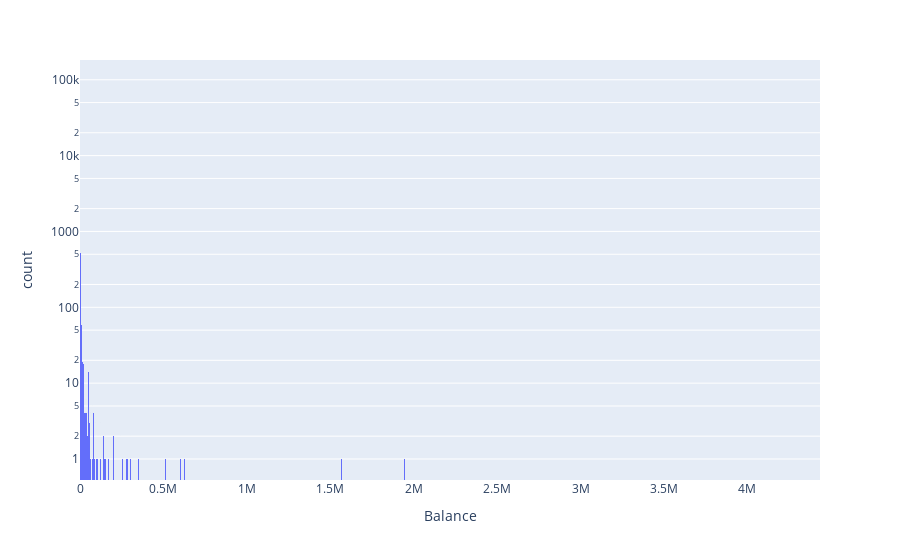

Notebook code for this chart:
### Markdown cell above
More detailed histogram for those who need more precise numbers. Chart is interactive, so you can zoom in and out

### Code cell
import plotly.express as px

# Remove BSC: Token Hub (78% of tokens)
df = df.loc[df["Balance"] < 10000000]

fig = px.histogram(df, x="Balance", text_auto=True, log_y=True, )
fig.show()

### Figure 1 — Plotly figure (JSON) as saved in the notebook; plotly's stock layout.template omitted (floating-point values rounded to 4 significant figures; data arrays with more than 128 entries replaced by an {"elided": "..."} marker saying what was removed)
{"data": [{"alignmentgroup": "True", "bingroup": "x", "hovertemplate": "Balance=%{x}<br>count=%{y}<extra></extra>", "legendgroup": "", "marker": {"color": "#636efa", "pattern": {"shape": ""}}, "name": "", "offsetgroup": "", "orientation": "v", "showlegend": false, "texttemplate": "%{value}", "type": "histogram", "x": {"elided": "99998 float values"}, "xaxis": "x", "yaxis": "y"}], "layout": {"barmode": "relative", "legend": {"tracegroupgap": 0}, "margin": {"t": 60}, "xaxis": {"anchor": "y", "domain": [0, 1], "title": {"text": "Balance"}}, "yaxis": {"anchor": "x", "domain": [0, 1], "title": {"text": "count"}, "type": "log"}}}
